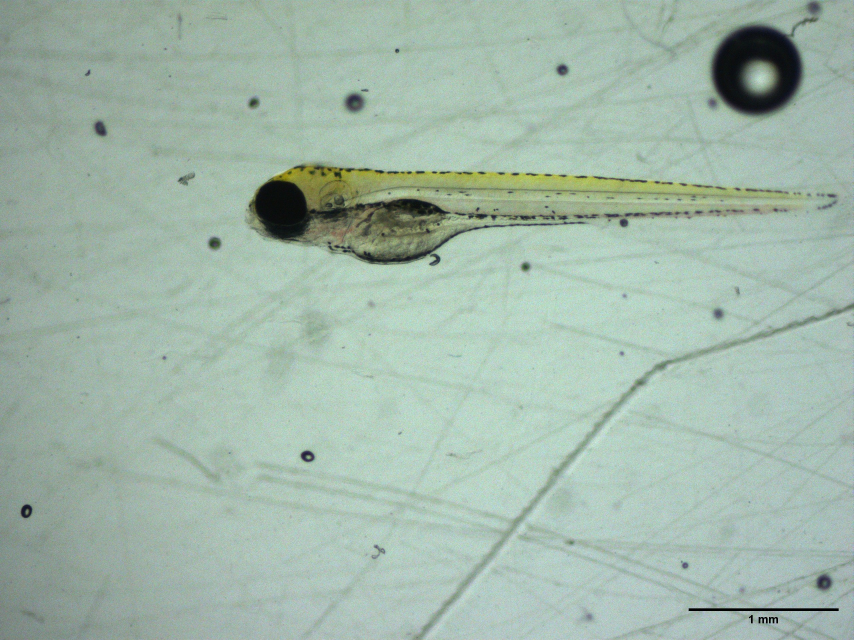
#> input picture analisador_pigmentacao/images/controle.jpeg, 2560 x 1920 px (shown at 1/3 size)
$ jupyter execute --allow-errors script_final.ipynb
#> lines starting #> are read from the running program, lines starting #| are printed output that depends on the picture; after the words box and inside, x2 and y2 are one past the last pixel; in counts of white or black regions, pixels touching at a corner belong together
# Bibliotecas

[cell 1]
import cv2
import matplotlib
import numpy as np
import imutils
from skimage.filters import threshold_otsu
import pytesseract
import re

# É necessário instalar o arquivo tesseract.exe, da biblioteca pytesseract
pytesseract.pytesseract.tesseract_cmd = r"C:\Users\andre23035\AppData\Local\Programs\Tesseract-OCR\tesseract.exe"

print("Versão do OpenCV:", cv2.__version__)
print("Versão do Matplotlib:", matplotlib.__version__)
print("Versão do Numpy:", np.__version__)
print("Versão do Imutils:", imutils.__version__)

import matplotlib.pyplot as plt

# Funções

[cell 2]
def recorte_manual(img_1, max_width=1000):
    """
    Abre uma imagem e permite desenhar manualmente um polígono para recorte.
    Retorna a imagem recortada (em RGB) e exibe com matplotlib.
    """
    if img_1 is None:
        raise FileNotFoundError(f"Imagem não encontrada: {img_1}")

    img = img_1

    # Redimensionar mantendo a proporção
    scale = max_width / img.shape[1] if img.shape[1] > max_width else 1.0
    new_size = (int(img.shape[1] * scale), int(img.shape[0] * scale))
    img_resized = cv2.resize(img, new_size, interpolation=cv2.INTER_AREA)

    # Cópia para desenhar
    img_display = img_resized.copy()

    # Lista de pontos clicados
    points = []

    # Função para capturar cliques
    def mouse_draw(event, x, y, flags, param):
        nonlocal points, img_display
        if event == cv2.EVENT_LBUTTONDOWN:
            points.append((x, y))
            if len(points) > 1:
                cv2.line(img_display, points[-2], points[-1], (0, 0, 255), 2)
            cv2.circle(img_display, (x, y), 3, (0, 0, 0), -1)

    # Janela
    cv2.namedWindow("Tracejo")
    cv2.setMouseCallback("Tracejo", mouse_draw)

    while True:
        cv2.imshow("Tracejo", img_display)
        key = cv2.waitKey(1) & 0xFF

        if key == ord('r'):
            # Resetar desenho
            img_display = img_resized.copy()
            points = []

        elif key == 13:  # ENTER -> finalizar recorte
            if len(points) > 2:
                # Criar máscara preta
                mask = np.zeros(img_resized.shape[:2], dtype=np.uint8)

                # Desenhar polígono na máscara
                pts = np.array(points, np.int32).reshape((-1, 1, 2))
                cv2.fillPoly(mask, [pts], 255)

                # Criar imagem branca
                recorte = np.ones_like(img_resized, dtype=np.uint8) * 255
                recorte[mask == 255] = img_resized[mask == 255]

                # Encontrar limites do polígono
                xs = [p[0] for p in points]
                ys = [p[1] for p in points]
                x_min, x_max = min(xs), max(xs)
                y_min, y_max = min(ys), max(ys)

                # Fatiar a imagem para o retângulo mínimo
                recorte_cortado = recorte[y_min:y_max+1, x_min:x_max+1]

                # Converter para RGB
                recorte_rgb = cv2.cvtColor(recorte_cortado, cv2.COLOR_BGR2RGB)

                # Mostrar com matplotlib
                plt.figure(figsize=(12, 12))
                plt.imshow(recorte_rgb)
                plt.axis("on")
                plt.show()

                cv2.destroyAllWindows()
                return recorte_rgb

        elif key == 27:  # ESC -> sair sem recorte
            cv2.destroyAllWindows()
            return None

def ensure_head_left(img_color):

    img_gray = cv2.cvtColor(img_color, cv2.COLOR_BGR2GRAY)

    _, thresh = cv2.threshold(img_gray, 50, 255, cv2.THRESH_BINARY_INV)

    contours, _ = cv2.findContours(thresh, cv2.RETR_EXTERNAL, cv2.CHAIN_APPROX_SIMPLE)

    height, width = img_gray.shape

    large_contours = [cnt for cnt in contours if cv2.contourArea(cnt) > 1000]
    if len(large_contours) == 0:
        return img_color

    x_positions = []
    for cnt in large_contours:
        x, y, w, h = cv2.boundingRect(cnt)
        x_positions.append(x + w / 2)

    mean_x = np.mean(x_positions)

    if mean_x > width / 2:
        img_color = cv2.flip(img_color, 1)

    return img_color

# Exemplo Controle

[cell 3]
img_path = "images/controle.jpeg"

img_preview = cv2.imread(img_path)
#> img_preview is the input picture: shape (1920, 2560, 3); mean B, G, R 170.1, 183.6, 161.7
img_recortada = recorte_manual(img_preview)
#> (key Esc is pressed here)

[cell 4]
barra_escala = img_preview.copy()
barra_escala = barra_escala[1800:barra_escala.shape[0],1850:barra_escala.shape[1]]

barra_escala = cv2.cvtColor(barra_escala, cv2.COLOR_BGR2GRAY)
#> barra_escala: shape (120, 710)

_, thresh = cv2.threshold(barra_escala, 50, 255, cv2.THRESH_BINARY_INV)
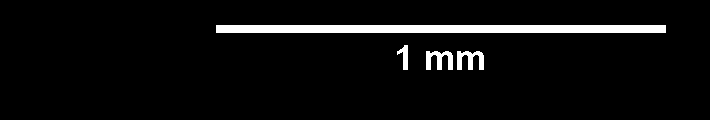
#> thresh: shape (120, 710); 5.1% white; 4 white regions, box (x1, y1, x2, y2) and area: (216, 25, 666, 33) 3600, (426, 51, 453, 70) 316, (457, 51, 484, 70) 316, (397, 45, 408, 70) 146

thresh = cv2.cvtColor(thresh, cv2.COLOR_GRAY2BGR)
#> thresh: shape (120, 710, 3); 5.1% white; 4 white regions
thresh = cv2.cvtColor(thresh, cv2.COLOR_BGR2GRAY)

contours, _ = cv2.findContours(thresh, cv2.RETR_EXTERNAL, cv2.CHAIN_APPROX_SIMPLE)
#> contours = 4 contours; box (x1, y1, x2, y2) and area: (216, 25, 666, 33) 3143, (457, 51, 484, 70) 247, (426, 51, 453, 70) 247, (397, 45, 408, 70) 112

largest_contour = max(contours, key=cv2.contourArea)
#> largest_contour = [[216, 25], [216, 32], [665, 32], [665, 25]]

x, y, w, h = cv2.boundingRect(largest_contour)
#> x = 216; y = 25; w = 450; h = 8

img_color = cv2.cvtColor(barra_escala, cv2.COLOR_GRAY2BGR)
cv2.rectangle(img_color, (x, y), (x+w, y+h), (0, 0, 255), 2)
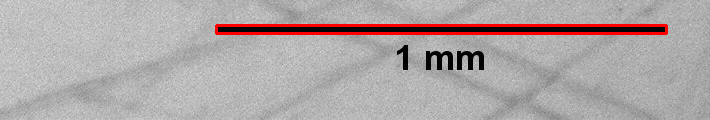
#> img_color: shape (120, 710, 3); mean B, G, R 166.1, 166.1, 174.3

custom_config = r'--oem 3 --psm 6 -c tessedit_char_whitelist=0123456789.umµ'

#> (the rest of this cell did not finish here and is left out)

#> (a cell that did not finish here is left out)

[cell 6]
img = cv2.cvtColor(img_color, cv2.COLOR_BGR2GRAY)

x_pig = 9
y_pig = 22

thresh = cv2.adaptiveThreshold(img, 255, cv2.ADAPTIVE_THRESH_GAUSSIAN_C,
                               cv2.THRESH_BINARY_INV, x_pig, y_pig)
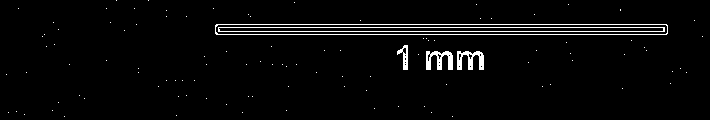
#> thresh: shape (120, 710); 3.1% white in thin lines or dots
                               #cv2.THRESH_BINARY_INV, 30,35)

contours, _ = cv2.findContours(thresh, cv2.RETR_EXTERNAL, cv2.CHAIN_APPROX_SIMPLE)
#> contours = 107 contours, 103 with area under 20; largest, box (x1, y1, x2, y2) and area: (215, 24, 668, 35) 4518, (457, 51, 484, 70) 246, (426, 51, 453, 70) 246, (397, 45, 408, 70) 114

mask_eyes = np.ones_like(img, dtype=np.uint8) * 255
height, width = img.shape
#> height = 120; width = 710

for cnt in contours:
    area = cv2.contourArea(cnt)
    x, y, w, h = cv2.boundingRect(cnt)
    if area > 1000 and x < width * 0.3:
        cv2.drawContours(mask_eyes, [cnt], -1, 3, -1)
#> this loop made 107 passes
#> (x, y) on passes 1 to 12: (452, 116), (64, 116), (176, 115), (24, 114), (431, 112), (242, 112), (8, 112), (16, 111), (286, 110), (52, 110), (374, 108), (424, 106)
#> mask_eyes: shape (120, 710); every value is 255

# Máscara final sem olhos
pigment_mask = cv2.bitwise_and(thresh, thresh, mask=mask_eyes)

plt.figure(figsize=(21,7))
plt.subplot(1,3,1); plt.title('Original'); plt.imshow(img, cmap='gray')
plt.subplot(1,3,2); plt.title('Mascara sem olhos'); plt.imshow(pigment_mask, cmap='gray')
plt.subplot(1,3,3); plt.title('Pigmentação realçada'); plt.imshow(cv2.bitwise_not(pigment_mask), cmap='gray')
plt.show()
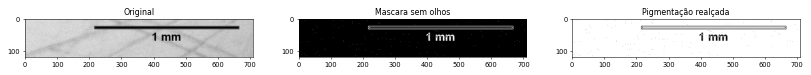
#> figure drawn by matplotlib, 3 panels

pigmented_area = cv2.countNonZero(pigment_mask)
#> pigmented_area = 2653
print(f'Área pigmentada (sem olhos): {pigmented_area} pixels')
#| Área pigmentada (sem olhos): 2653 pixels

#> (a cell that did not finish here is left out)

# Exemplo Bituca sem Tabaco Restante (2 B/L)

[cell 8]
img_path = "images/bst_2.jpeg"

img_preview = cv2.imread(img_path)
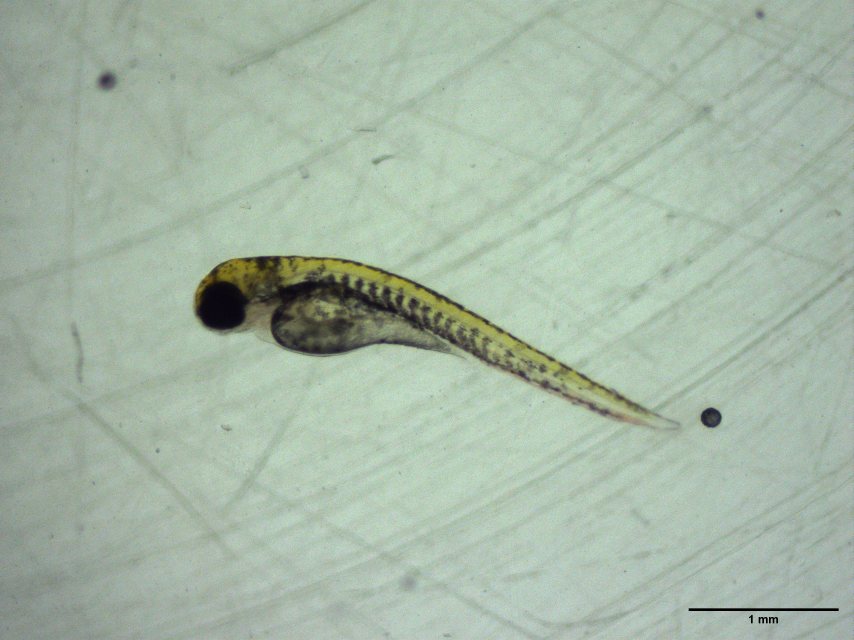
#> input picture analisador_pigmentacao/images/bst_2.jpeg, 2560 x 1920 px (shown at 1/3 size)
#> img_preview is the input picture: shape (1920, 2560, 3); mean B, G, R 166.4, 183.8, 166.1
img_recortada = recorte_manual(img_preview)
#> call 2 of recorte_manual, with max_width = 1000
#> in recorte_manual (call 2), `img_resized = cv2.resize(img, new_size, interpolation=cv2.INTER_AREA)`:
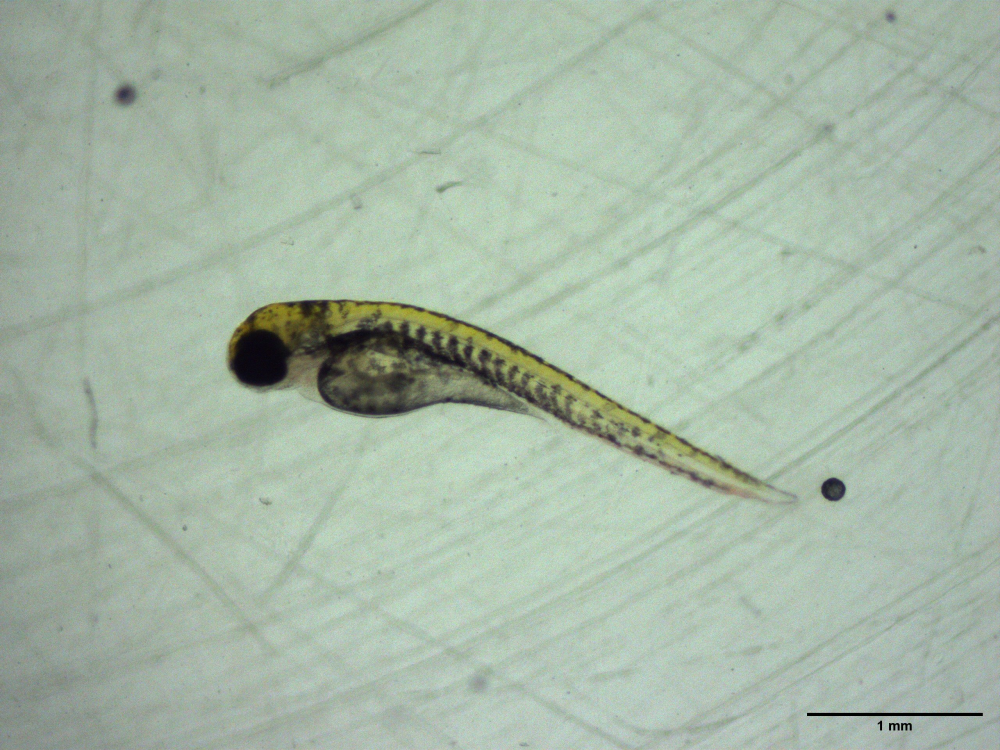
#> img_resized: shape (750, 1000, 3); mean B, G, R 166.4, 183.8, 166.1
#> (key Enter is pressed here)

[cell 9]
barra_escala = img_preview.copy()
barra_escala = barra_escala[1800:barra_escala.shape[0],1850:barra_escala.shape[1]]
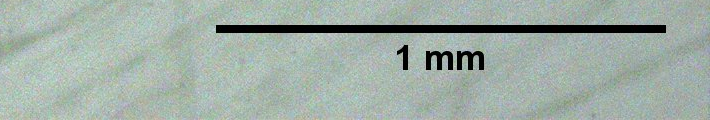
#> barra_escala: shape (120, 710, 3); mean B, G, R 165.5, 173.3, 159.6

barra_escala = cv2.cvtColor(barra_escala, cv2.COLOR_BGR2GRAY)
#> barra_escala: shape (120, 710)

_, thresh = cv2.threshold(barra_escala, 50, 255, cv2.THRESH_BINARY_INV)

thresh = cv2.cvtColor(thresh, cv2.COLOR_GRAY2BGR)
thresh = cv2.cvtColor(thresh, cv2.COLOR_BGR2GRAY)

contours, _ = cv2.findContours(thresh, cv2.RETR_EXTERNAL, cv2.CHAIN_APPROX_SIMPLE)
#> contours = 4 contours; box (x1, y1, x2, y2) and area: (216, 25, 666, 33) 3143, (457, 51, 484, 70) 247, (426, 51, 453, 70) 247, (397, 45, 408, 70) 112

largest_contour = max(contours, key=cv2.contourArea)

x, y, w, h = cv2.boundingRect(largest_contour)
#> x = 216; y = 25; w = 450; h = 8

img_color = cv2.cvtColor(barra_escala, cv2.COLOR_GRAY2BGR)
cv2.rectangle(img_color, (x, y), (x+w, y+h), (0, 0, 255), 2)
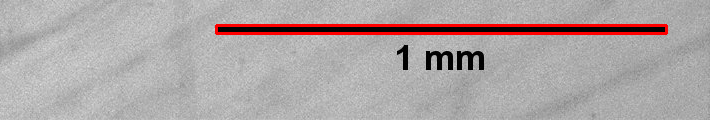
#> img_color: shape (120, 710, 3); mean B, G, R 165.4, 165.4, 173.6

custom_config = r'--oem 3 --psm 6 -c tessedit_char_whitelist=0123456789.umµ'

#> (the rest of this cell did not finish here and is left out)

#> (a cell that did not finish here is left out)

[cell 11]
img = cv2.cvtColor(img_color, cv2.COLOR_BGR2GRAY)
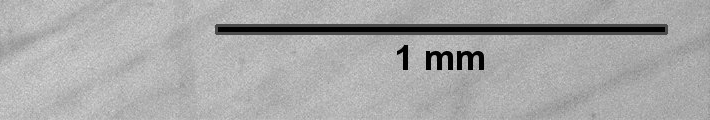
#> img: shape (120, 710); min 0, max 226, mean 167.8

x_pig = 15
y_pig = 20

thresh = cv2.adaptiveThreshold(img, 255, cv2.ADAPTIVE_THRESH_GAUSSIAN_C,
                               cv2.THRESH_BINARY_INV, x_pig, y_pig)
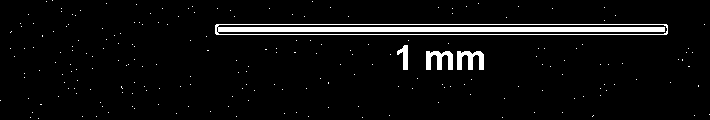
#> thresh: shape (120, 710); 4.9% white; 211 white regions (207 under 20 px)
                               #cv2.THRESH_BINARY_INV, 30,35)

contours, _ = cv2.findContours(thresh, cv2.RETR_EXTERNAL, cv2.CHAIN_APPROX_SIMPLE)
#> contours = 211 contours, 207 with area under 20; largest, box (x1, y1, x2, y2) and area: (215, 24, 668, 35) 4518, (457, 51, 484, 70) 252, (426, 51, 453, 70) 252, (397, 45, 408, 70) 116

mask_eyes = np.ones_like(img, dtype=np.uint8) * 255
height, width = img.shape

for cnt in contours:
    area = cv2.contourArea(cnt)
    x, y, w, h = cv2.boundingRect(cnt)
    if area > 1000 and x < width * 0.1:
        cv2.drawContours(mask_eyes, [cnt], -1, 3, -1)
#> this loop made 211 passes
#> (x, y, w, h) on passes 1 to 3: (38, 118, 1, 1), (502, 117, 1, 1), (362, 117, 1, 1)

# Máscara final sem olhos
pigment_mask = cv2.bitwise_and(thresh, thresh, mask=mask_eyes)

plt.figure(figsize=(21,7))
plt.subplot(1,3,1); plt.title('Original'); plt.imshow(img, cmap='gray')
plt.subplot(1,3,2); plt.title('Mascara sem olhos'); plt.imshow(pigment_mask, cmap='gray')
plt.subplot(1,3,3); plt.title('Pigmentação realçada'); plt.imshow(cv2.bitwise_not(pigment_mask), cmap='gray')
plt.show()

pigmented_area = cv2.countNonZero(pigment_mask)
#> pigmented_area = 4191
print(f'Área pigmentada (sem olhos): {pigmented_area} pixels')
#| Área pigmentada (sem olhos): 4191 pixels
